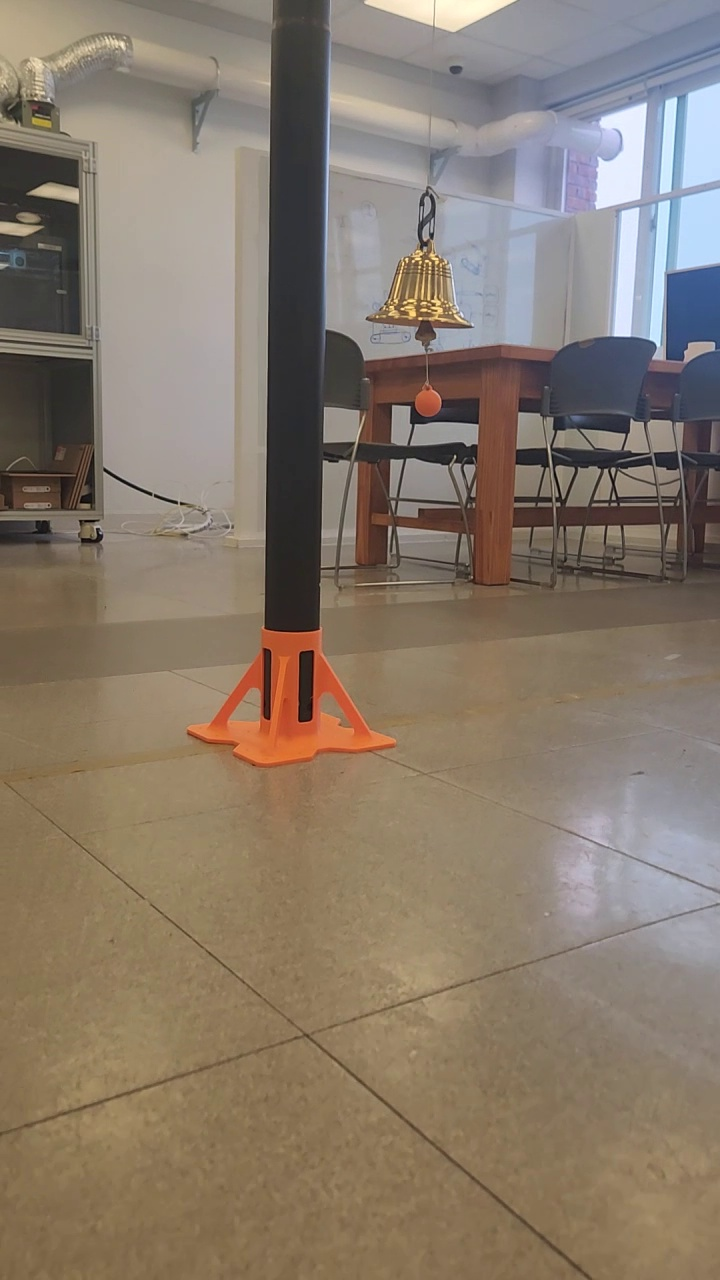
#> input picture data/roboflow/dataset (before modifications)/images/train/20260403_172554_00003.jpg, 720 x 1280 px
$ python -i pole_bell.py   (imports and definitions only)
#> lines starting #> are read from the running program, lines starting #| are printed output that depends on the picture; after the words box and inside, x2 and y2 are one past the last pixel; in counts of white or black regions, pixels touching at a corner belong together
from dataclasses import dataclass

import cv2
import numpy as np


@dataclass
class PoleBellAlignment:
    error_px: float
    side: str
    pole_line: tuple
    bell: tuple


@dataclass
class PoleCandidate:
    mask: np.ndarray
    line: tuple
    area: int
    aspect: float
    center: tuple
    source: str = "edge_pair"


# [12 lines left out: functions make_line_from_points, line_x_at_y, not called in this run]


def line_from_x_at_y(x_a, y_a, x_b, y_b):
    return make_line_from_points(float(x_a), float(y_a), float(x_b), float(y_b))


def get_hough_pole_candidates(
    frame,
    bell,
    color_format="rgb",
    min_line_length=70,
    max_line_gap=35,
    max_bell_distance_px=80,
    min_vertical_fraction=0.92,
    bottom_touch_margin=12,
    min_pair_width_px=10,
    max_pair_width_px=120,
    single_edge_center_offset_px=28,
):
    gray = gray_from_frame(frame, color_format)
    height, width = gray.shape

    clahe = cv2.createCLAHE(clipLimit=2.0, tileGridSize=(8, 8))
    normalized = clahe.apply(gray)
    blur = cv2.GaussianBlur(normalized, (5, 5), 0)

    median = float(np.median(blur))
    lower = max(15, int(0.55 * median))
    upper = min(255, int(1.45 * median))
    canny = cv2.Canny(blur, lower, upper)

    edges = cv2.morphologyEx(canny, cv2.MORPH_CLOSE, np.ones((3, 3), np.uint8))

    lines = cv2.HoughLinesP(
        edges,
        1,
        np.pi / 180,
        threshold=30,
        minLineLength=min_line_length,
        maxLineGap=max_line_gap,
    )
    if lines is None:
        return []

    bx, by, br = bell
    paired_edge_candidates = []
    valid_lines = []
    bottom_y = height - 1
    min_bottom_y = height - 1 - bottom_touch_margin

    for x1, y1, x2, y2 in lines[:, 0]:
        dx = float(x2 - x1)
        dy = float(y2 - y1)
        length = float(np.hypot(dx, dy))
        if length < min_line_length:
            continue

        vertical_fraction = abs(dy) / length
        if vertical_fraction < min_vertical_fraction:
            continue

        if max(y1, y2) < min_bottom_y:
            continue

        line = make_line_from_points(x1, y1, x2, y2)
        x_bottom = line_x_at_y(line, bottom_y)
        if x_bottom is None or x_bottom < 0 or x_bottom >= width:
            continue

        distance_to_bell = line_point_distance(bx, by, line)
        if distance_to_bell > max(max_bell_distance_px * 2.0, br * 4.0):
            continue

        center_distance = abs(x_bottom - width / 2.0)
        score = length * 3.0 - center_distance * 0.7 - distance_to_bell * 0.3
        valid_lines.append(
            {
                "points": (int(x1), int(y1), int(x2), int(y2)),
                "line": line,
                "length": length,
                "distance_to_bell": distance_to_bell,
                "x_bottom": x_bottom,
                "score": score,
            }
        )

    valid_lines.sort(key=lambda item: item["score"], reverse=True)

    for idx, line_a in enumerate(valid_lines[:12]):
        avx, avy, ax0, ay0 = line_a["line"]
        for line_b in valid_lines[idx + 1 : 12]:
            bvx, bvy, bx0, by0 = line_b["line"]
            if avx * bvx + avy * bvy < 0:
                bvx, bvy = -bvx, -bvy

            angle_dot = max(-1.0, min(1.0, abs(avx * bvx + avy * bvy)))
            angle_diff = float(np.degrees(np.arccos(angle_dot)))
            if angle_diff > 8:
                continue

            bottom_separation = abs(line_a["x_bottom"] - line_b["x_bottom"])
            if bottom_separation < min_pair_width_px or bottom_separation > max_pair_width_px:
                continue

            vx = avx + bvx
            vy = avy + bvy
            norm = max(1e-6, float(np.hypot(vx, vy)))
            vx /= norm
            vy /= norm
            x0 = (ax0 + bx0) / 2.0
            y0 = (ay0 + by0) / 2.0

            distance_to_bell = line_point_distance(bell[0], bell[1], (vx, vy, x0, y0))
            if distance_to_bell > max(max_bell_distance_px, br * 2.5):
                continue

            x_top_a = line_x_at_y(line_a["line"], 0)
            x_top_b = line_x_at_y(line_b["line"], 0)
            if x_top_a is None or x_top_b is None:
                continue

            x_center_bottom = (line_a["x_bottom"] + line_b["x_bottom"]) / 2.0
            x_center_top = (x_top_a + x_top_b) / 2.0
            center_line = line_from_x_at_y(x_center_bottom, bottom_y, x_center_top, 0)

            pair_mask = np.zeros(gray.shape, dtype=np.uint8)
            ax1, ay1, ax2, ay2 = line_a["points"]
            bx1, by1, bx2, by2 = line_b["points"]
            cv2.line(pair_mask, (ax1, ay1), (ax2, ay2), 255, 5)
            cv2.line(pair_mask, (bx1, by1), (bx2, by2), 255, 5)

            length = (line_a["length"] + line_b["length"]) / 2.0
            center_distance = abs(x_center_bottom - width / 2.0)
            score = line_a["score"] + line_b["score"] + length * 2.0 - center_distance
            paired_edge_candidates.append(
                PoleCandidate(
                    mask=pair_mask,
                    line=center_line,
                    area=int(score),
                    aspect=max(1.0, length / 7.0),
                    center=(center_line[2], center_line[3]),
                    source="edge_pair",
                )
            )

    if paired_edge_candidates:
        return sorted(paired_edge_candidates, key=lambda item: item.area, reverse=True)[:6]

    single_edge_candidates = []
    for line_info in valid_lines[:6]:
        vx, vy, x0, y0 = line_info["line"]
        length = line_info["length"]
        line_mask = np.zeros(gray.shape, dtype=np.uint8)
        x1, y1, x2, y2 = line_info["points"]
        cv2.line(line_mask, (x1, y1), (x2, y2), 255, 7)

        x_top = line_x_at_y(line_info["line"], 0)
        if x_top is None:
            continue

        toward_center = 1.0 if line_info["x_bottom"] < width / 2.0 else -1.0
        x_center_bottom = line_info["x_bottom"] + toward_center * single_edge_center_offset_px
        x_center_top = x_top + toward_center * single_edge_center_offset_px
        center_line = line_from_x_at_y(x_center_bottom, bottom_y, x_center_top, 0)

        score = line_info["score"] - 180.0
        single_edge_candidates.append(
            PoleCandidate(
                mask=line_mask,
                line=center_line,
                area=int(score),
                aspect=max(1.0, length / 12.0),
                center=(center_line[2], center_line[3]),
                source="edge_single",
            )
        )
    return single_edge_candidates


# [6 lines left out: function line_angle_diff_deg, not called in this run]


def line_point_distance(px, py, line):
    vx, vy, x0, y0 = line
    return abs(vx * (py - y0) - vy * (px - x0))


def line_center_distance(line_a, line_b):
    return float(np.hypot(line_a[2] - line_b[2], line_a[3] - line_b[3]))


# [6 lines left out: function align_line_direction, not called in this run]


def pole_candidate_quality(candidate):
    return candidate.area


# [17 lines left out: functions pole_candidate_tracking_bonus, smooth_line, not called in this run]


class PoleBellTracker:
    # [19 lines left out: function __init__, not called in this run]

    def reset(self):
        self.previous_line = None
        self.missed_frames = 0

    # [44 lines left out: functions choose_candidate, update_line, mark_missed, not called in this run]

    def detect(self, frame):
        return detect_pole_bell_alignment(frame, tracker=self, color_format=self.color_format)


def gray_from_frame(frame, color_format):
    if color_format == "rgb":
        return cv2.cvtColor(frame, cv2.COLOR_RGB2GRAY)
    if color_format == "bgr":
        return cv2.cvtColor(frame, cv2.COLOR_BGR2GRAY)
    raise ValueError(f"Unsupported color format: {color_format}")


def detect_bell(frame, color_format="rgb"):
    gray = gray_from_frame(frame, color_format)
    blur = cv2.medianBlur(gray, 5)
    circles = cv2.HoughCircles(
        blur,
        cv2.HOUGH_GRADIENT,
        dp=1,
        minDist=60,
        param1=300,
        param2=20,
        minRadius=10,
        maxRadius=30,
    )

    if circles is None:
        return None

    circles = np.round(circles[0]).astype(int)
    return tuple(max(circles, key=lambda c: c[2]))


# [17 lines left out: function orient_line_toward_bell, not called in this run]


def signed_distance_to_line(px, py, line):
    vx, vy, x0, y0 = line
    return vx * (py - y0) - vy * (px - x0)


def detect_pole_bell_alignment(frame, tracker=None, color_format="rgb"):
    bell = detect_bell(frame, color_format=color_format)
    if bell is None:
        return None

    candidates = get_hough_pole_candidates(frame, bell, color_format=color_format)
    candidate = (
        tracker.choose_candidate(candidates)
        if tracker is not None
        else max(candidates, key=lambda item: item.area * item.aspect, default=None)
    )
    if candidate is None:
        if tracker is not None:
            tracker.mark_missed()
        return None

    line = candidate.line
    if tracker is not None:
        line = tracker.update_line(line)

    bx, by, _ = bell
    line = orient_line_toward_bell(line, candidate.mask, bell_center=(bx, by))
    error = signed_distance_to_line(bx, by, line)
    side = "right" if error > 0 else "left"
    return PoleBellAlignment(error_px=error, side=side, pole_line=line, bell=bell)

>>> import cv2
>>> picture = cv2.cvtColor(cv2.imread('../../../data/roboflow/dataset (before modifications)/images/train/20260403_172554_00003.jpg'), cv2.COLOR_BGR2RGB)
>>> result = detect_pole_bell_alignment(picture)
#> in gray_from_frame, `return cv2.cvtColor(frame, cv2.COLOR_RGB2GRAY)`:
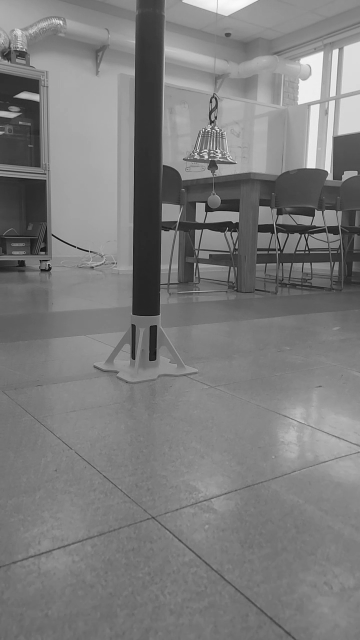
#> returned value: shape (1280, 720) (shown at 1/2 size); min 3, max 250, mean 124.2
#> in detect_bell, `circles = cv2.HoughCircles( blur, cv2.HOUGH_GRADIENT, dp=1, minDist=60..`: circles = [[427.5, 401.5, 13.8]]
#> in detect_bell, `circles = np.round(circles[0]).astype(int)`: circles = [[428, 402, 14]]
#> in detect_pole_bell_alignment, `bell = detect_bell(frame, color_format=color_format)`: bell = (428, 402, 14)
#> in get_hough_pole_candidates, `normalized = clahe.apply(gray)`:
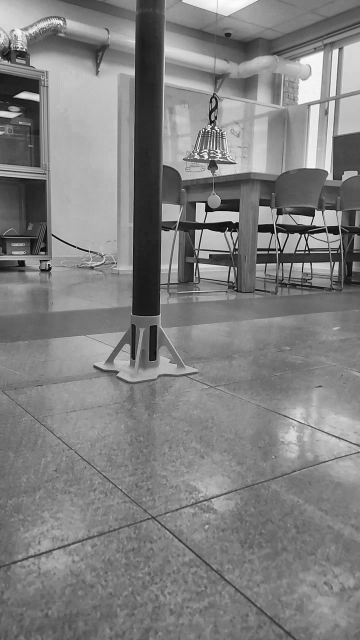
#> normalized: shape (1280, 720) (shown at 1/2 size); min 2, max 253, mean 128.2
#> in get_hough_pole_candidates, `median = float(np.median(blur))`: median = 128
#> in get_hough_pole_candidates, `lower = max(15, int(0.55 * median))`: lower = 70
#> in get_hough_pole_candidates, `upper = min(255, int(1.45 * median))`: upper = 185
#> in get_hough_pole_candidates, `canny = cv2.Canny(blur, lower, upper)`:
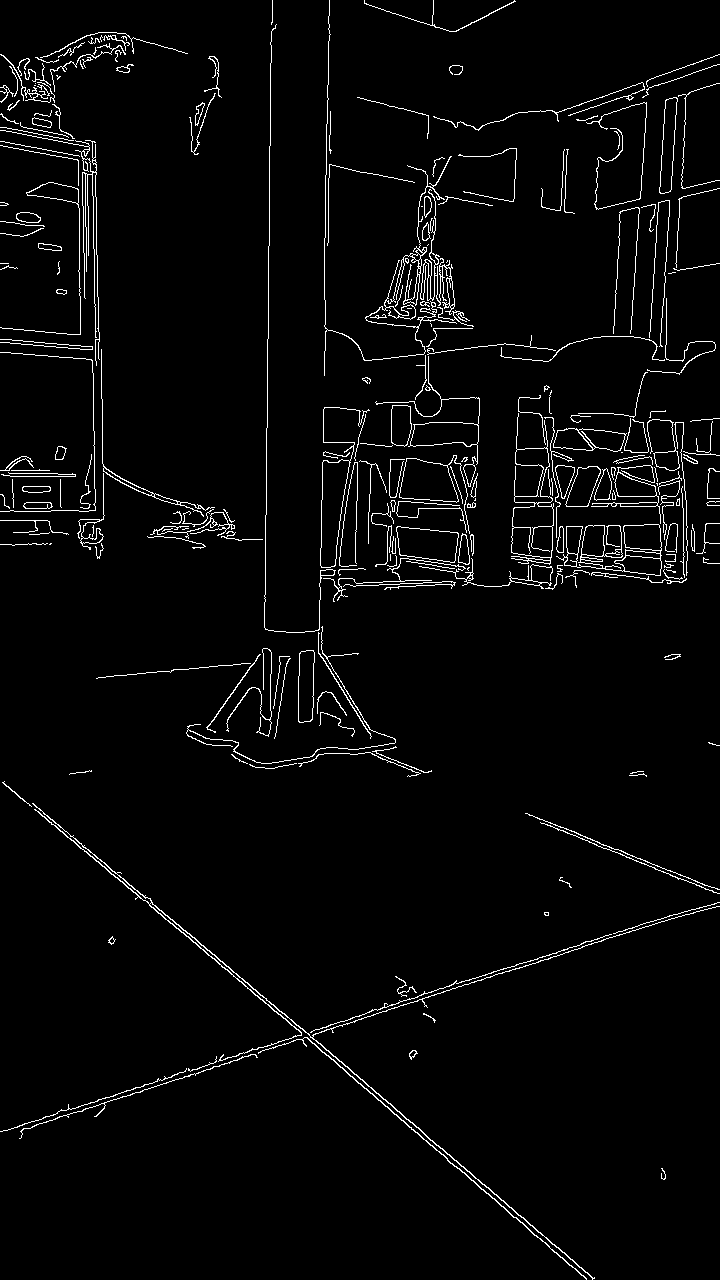
#> canny: shape (1280, 720); 3.1% white in thin lines or dots
#> in get_hough_pole_candidates, `edges = cv2.morphologyEx(canny, cv2.MORPH_CLOSE, np.ones((3, 3), np.ui..`:
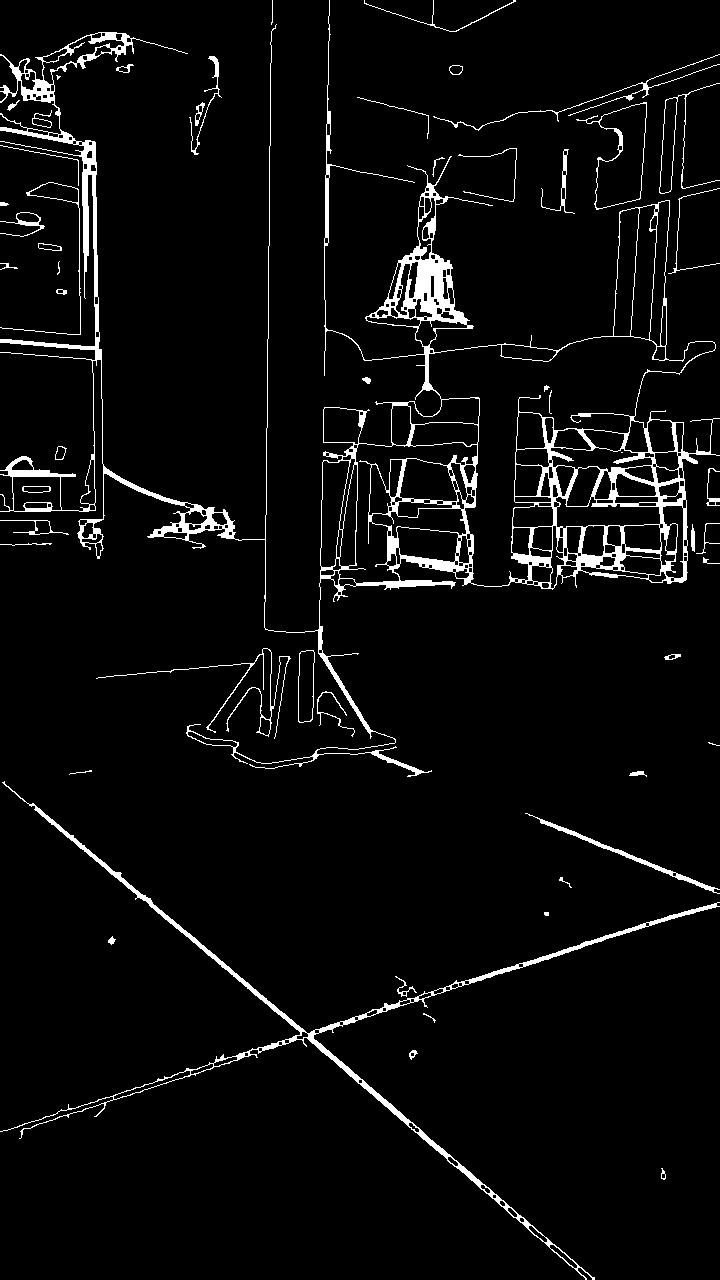
#> edges: shape (1280, 720); 4.5% white; 54 white regions (5 under 20 px), largest, box (x1, y1, x2, y2) and area: (0, 0, 720, 777) 28744, (0, 781, 720, 1280) 5979, (525, 813, 720, 894) 823
#> in get_hough_pole_candidates, `lines = cv2.HoughLinesP( edges, 1, np.pi / 180, threshold=30, minLineL..`: lines = 475 rows, first 6: [3, 782, 594, 1278], [4, 782, 594, 1277], [190, 1072, 703, 906], [23, 1128, 719, 902], [6, 1130, 673, 914], [32, 804, 456, 1160]
#> in get_hough_pole_candidates, `bx, by, br = bell`: bx = 428; by = 402; br = 14
#> the loop in get_hough_pole_candidates, `for x1, y1, x2, y2 in lines[:, 0]:` made 475 passes
#> (x1, y1, x2, y2, dx, dy, length, vertical_fraction) on passes 1 to 3: (3, 782, 594, 1278, 591, 496, 771.6, 0.643), (4, 782, 594, 1277, 590, 495, 770.1, 0.643), (190, 1072, 703, 906, 513, -166, 539.2, 0.308)
#> after the loop in get_hough_pole_candidates, `for x1, y1, x2, y2 in lines[:, 0]:`: valid_lines = []

$ run again, on data/roboflow/dataset (before modifications)/images/train/20260403_172554_00006.jpg
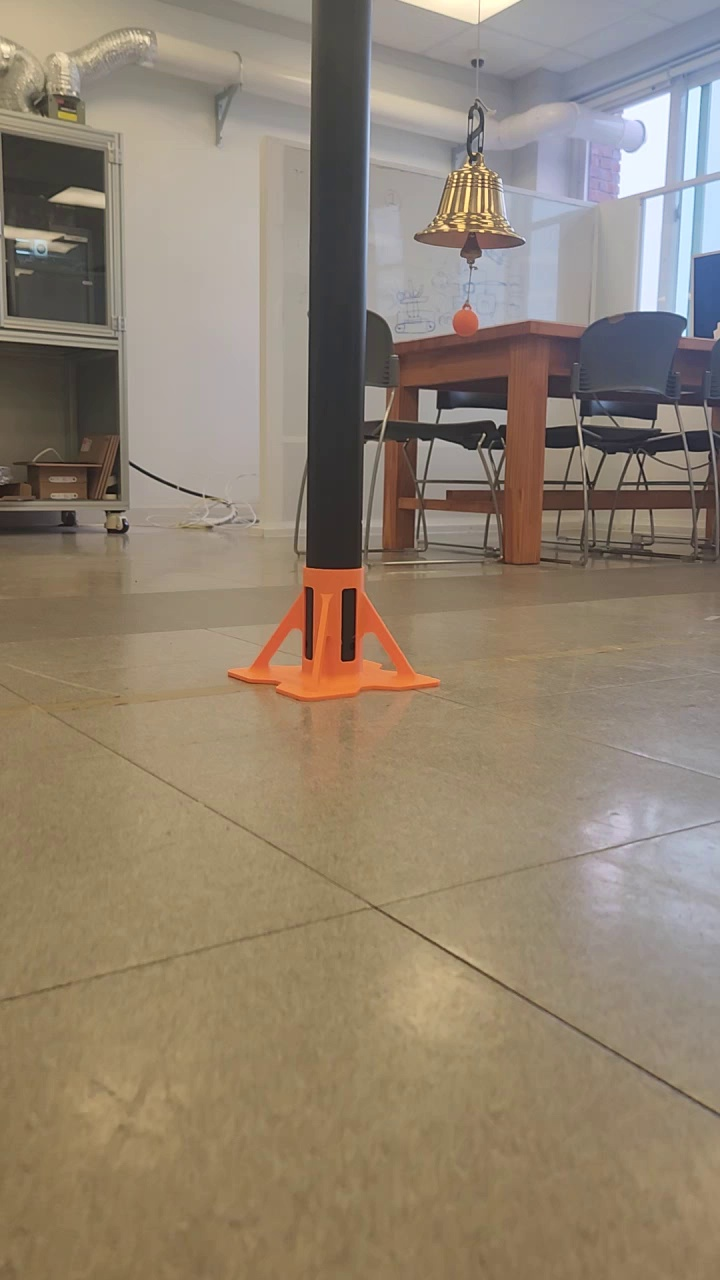
#> input picture data/roboflow/dataset (before modifications)/images/train/20260403_172554_00006.jpg, 720 x 1280 px
#> in detect_bell, `circles = cv2.HoughCircles( blur, cv2.HOUGH_GRADIENT, dp=1, minDist=60..`: circles = [[465.5, 207.5, 19.2]]
#> in detect_bell, `circles = np.round(circles[0]).astype(int)`: circles = [[466, 208, 19]]
#> bell = (466, 208, 19)
#> in get_hough_pole_candidates, `normalized = clahe.apply(gray)`:
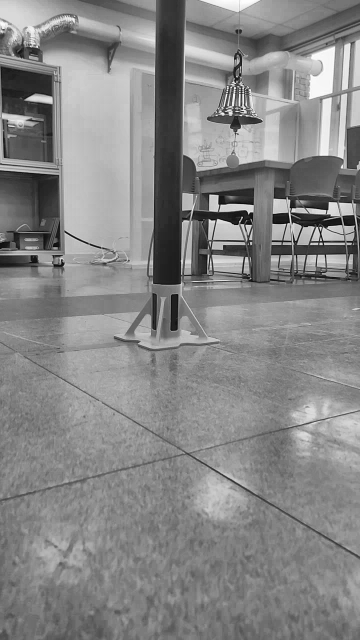
#> normalized: shape (1280, 720) (shown at 1/2 size); min 5, max 254, mean 134.1
#> median = 135
#> lower = 74
#> upper = 195
#> canny: shape (1280, 720); 2.8% white in thin lines or dots, all inside (x1, y1, x2, y2) = (0, 0, 720, 1145)
#> in get_hough_pole_candidates, `edges = cv2.morphologyEx(canny, cv2.MORPH_CLOSE, np.ones((3, 3), np.ui..`:
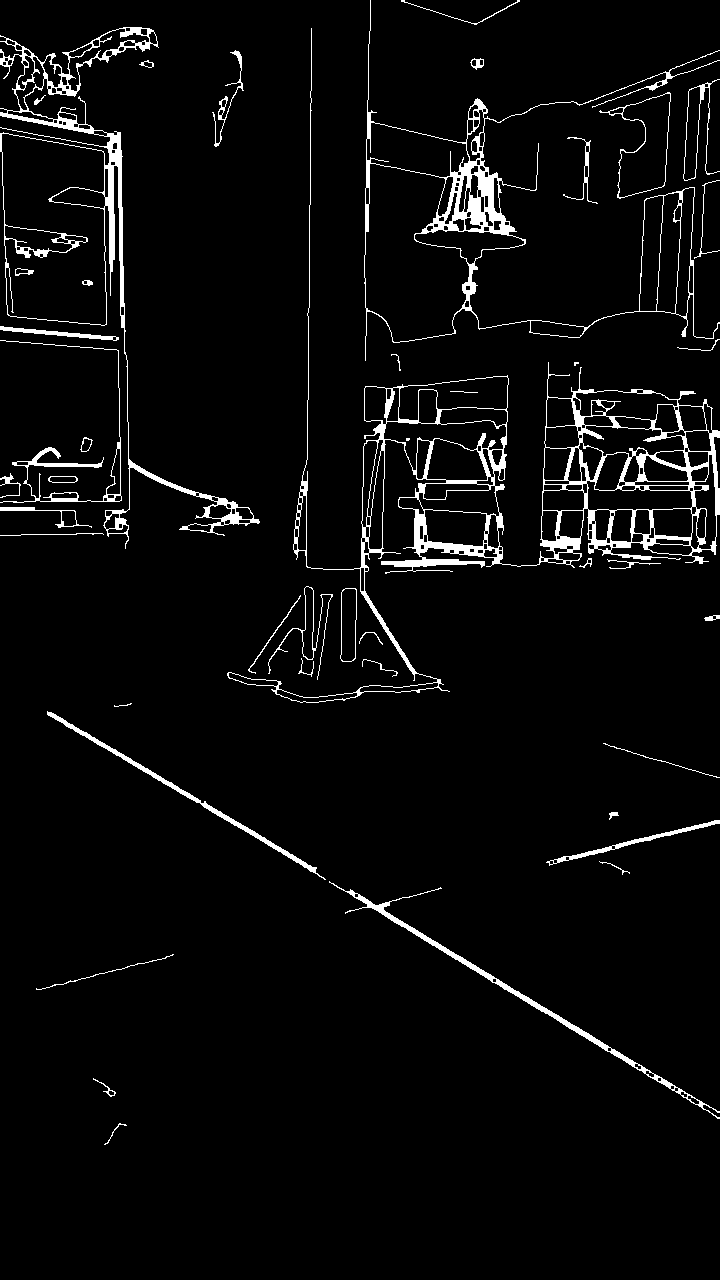
#> edges: shape (1280, 720); 4.1% white; 45 white regions (2 under 20 px), largest, box (x1, y1, x2, y2) and area: (227, 28, 720, 703) 13992, (0, 27, 260, 549) 7126, (364, 0, 720, 361) 6292
#> lines = 420 rows, first 6: [50, 712, 703, 1104], [296, 862, 719, 1117], [86, 732, 719, 1112], [36, 989, 169, 956], [361, 549, 502, 547], [118, 132, 129, 473]
#> bx = 466; by = 208; br = 19
#> the loop in get_hough_pole_candidates, `for x1, y1, x2, y2 in lines[:, 0]:` made 420 passes
#> (x1, y1, x2, y2, dx, dy, length, vertical_fraction) on passes 1 to 3: (50, 712, 703, 1104, 653, 392, 761.6, 0.515), (296, 862, 719, 1117, 423, 255, 493.9, 0.516), (86, 732, 719, 1112, 633, 380, 738.3, 0.515)
#> after the loop in get_hough_pole_candidates, `for x1, y1, x2, y2 in lines[:, 0]:`: valid_lines = []
